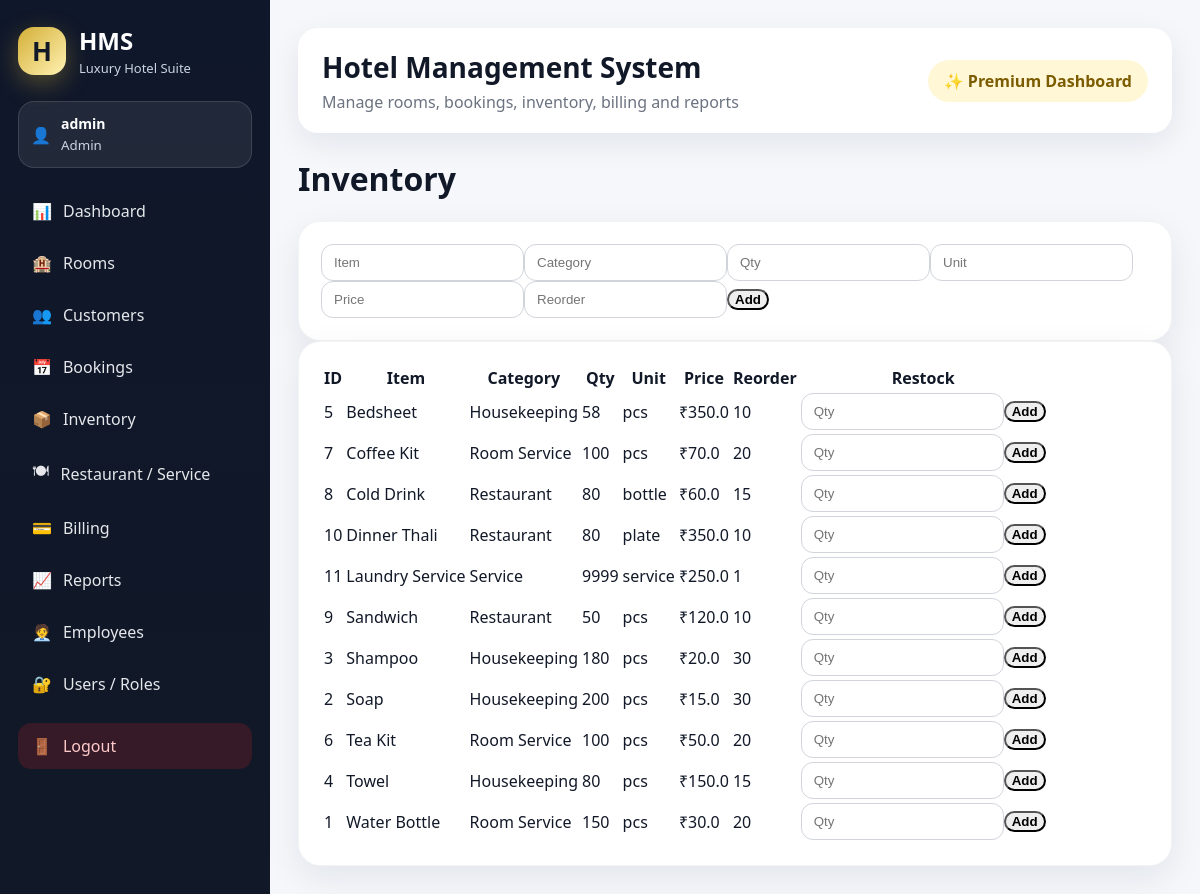
The page /inventory (signed in) on the database its author committed.
### tables this page shows
CREATE TABLE inventory(
        id INTEGER PRIMARY KEY AUTOINCREMENT,
        item_name TEXT UNIQUE,
        category TEXT,
        quantity INTEGER,
        unit TEXT,
        price REAL,
        reorder_level INTEGER);

### app.py (the view)
@app.route("/inventory")
def inventory():
    return render_template("inventory.html", inventory=run("SELECT * FROM inventory ORDER BY item_name"))

### app.py (called while the page is built)
def db():
    con = sqlite3.connect(DB_PATH)
    con.row_factory = sqlite3.Row
    return con

def run(sql, args=(), one=False, commit=False):
    con = db()
    cur = con.execute(sql, args)
    if commit:
        con.commit()
        last = cur.lastrowid
        con.close()
        return last
    rows = cur.fetchall()
    con.close()
    return (rows[0] if rows else None) if one else rows

def login_required():
    return "user_id" in session

@app.context_processor
def inject():
    return dict(current_user=session)

@app.before_request
def protect():
    allowed = ["login", "static"]
    if request.endpoint not in allowed and not login_required():
        return redirect(url_for("login"))

### templates/inventory.html
{% extends "base.html" %}{% block content %}<h1>Inventory</h1>
<div class="panel"><form class="row" method="post" action="{{url_for('add_inventory')}}"><input name="item_name" placeholder="Item"><input name="category" placeholder="Category"><input name="quantity" placeholder="Qty"><input name="unit" placeholder="Unit"><input name="price" placeholder="Price"><input name="reorder_level" placeholder="Reorder"><button>Add</button></form></div>
<div class="panel"><table><tr><th>ID</th><th>Item</th><th>Category</th><th>Qty</th><th>Unit</th><th>Price</th><th>Reorder</th><th>Restock</th></tr>{% for i in inventory %}<tr class="{% if i.quantity<=i.reorder_level %}warn{% endif %}"><td>{{i.id}}</td><td>{{i.item_name}}</td><td>{{i.category}}</td><td>{{i.quantity}}</td><td>{{i.unit}}</td><td>₹{{i.price}}</td><td>{{i.reorder_level}}</td><td><form method="post" action="{{url_for('restock', id=i.id)}}"><input name="quantity" placeholder="Qty"><button>Add</button></form></td></tr>{% endfor %}</table></div>{% endblock %}

### static/css/style.css (style rules this page uses)
:root { --navy: #0f172a; --navy-light: #1e293b; --gold: #d4af37; --gold-soft: #f8e7a1; --bg: #f5f7fb; --white: #ffffff; --text: #111827; --muted: #6b7280; --green: #16a34a; --red: #dc2626; --blue: #2563eb; --purple: #7c3aed; }
* { box-sizing: border-box; }
body { margin: 0; background: var(--bg); font-family: "Segoe UI", Arial, sans-serif; color: var(--text); }
.glass-panel, .panel { background: white; border-radius: 22px; padding: 22px; box-shadow: 0 12px 35px rgba(15,23,42,0.08); border: 1px solid rgba(15,23,42,0.05); }
input, select, .form-control, .form-select { border-radius: 12px !important; border: 1px solid #d1d5db !important; padding: 10px 12px !important; }
button, .btn, .button { border-radius: 12px !important; font-weight: 700; }
table { border-radius: 14px; overflow: hidden; }

### rows shown on the page
inventory: id "5", item_name "Bedsheet", category "Housekeeping", quantity "58", unit "pcs", price "350.0", reorder_level "10"
inventory: id "7", item_name "Coffee Kit", category "Room Service", quantity "100", unit "pcs", price "70.0", reorder_level "20"
inventory: id "8", item_name "Cold Drink", category "Restaurant", quantity "80", unit "bottle", price "60.0", reorder_level "15"
inventory: id "10", item_name "Dinner Thali", category "Restaurant", quantity "80", unit "plate", price "350.0", reorder_level "10"
inventory: id "11", item_name "Laundry Service", category "Service", quantity "9999", unit "service", price "250.0", reorder_level "1"
inventory: id "9", item_name "Sandwich", category "Restaurant", quantity "50", unit "pcs", price "120.0", reorder_level "10"
inventory: id "3", item_name "Shampoo", category "Housekeeping", quantity "180", unit "pcs", price "20.0", reorder_level "30"
inventory: id "2", item_name "Soap", category "Housekeeping", quantity "200", unit "pcs", price "15.0", reorder_level "30"
inventory: id "6", item_name "Tea Kit", category "Room Service", quantity "100", unit "pcs", price "50.0", reorder_level "20"
inventory: id "4", item_name "Towel", category "Housekeeping", quantity "80", unit "pcs", price "150.0", reorder_level "15"
inventory: id "1", item_name "Water Bottle", category "Room Service", quantity "150", unit "pcs", price "30.0", reorder_level "20"

### other values the page prints
{{ current_user.username }} "admin"
{{ current_user.role }} "Admin"
{{ title or "Hotel Management System" }} "Hotel Management System"
